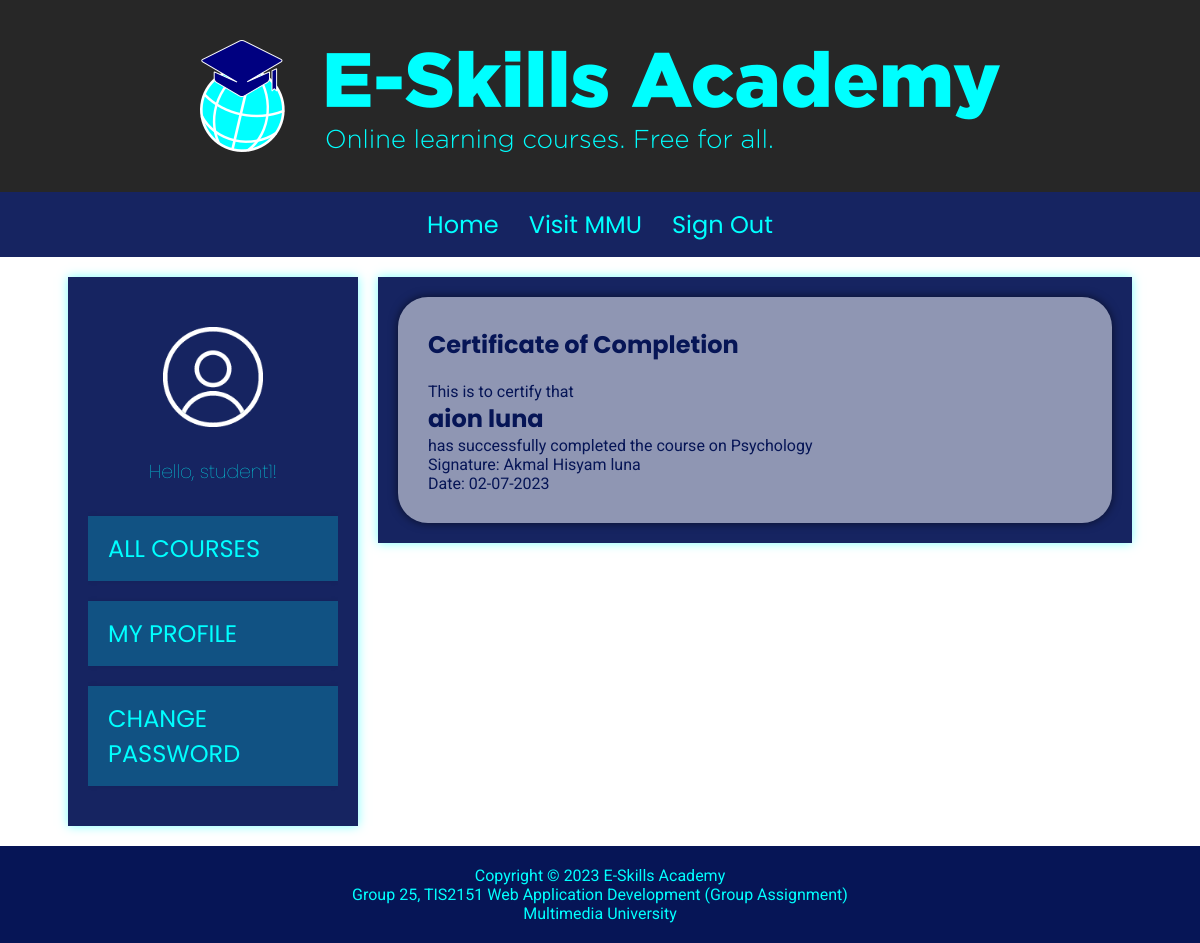
/courseview_certificate.php?course_id=5&student_id=11&course_name=Psychology&instructor_id=11 (signed in), run on the app's committed database.
### tables this page shows
CREATE TABLE `users` (
  `user_id` int(11) NOT NULL,
  `user_name` varchar(50) NOT NULL,
  `password` varchar(30) DEFAULT NULL,
  `email` varchar(50) NOT NULL,
  `first_name` varchar(30) NOT NULL,
  `last_name` varchar(30) NOT NULL,
  `date_of_birth` date DEFAULT NULL,
  `address` varchar(150) DEFAULT NULL,
  `phone_number` int(20) DEFAULT NULL,
  `user_type` varchar(10) DEFAULT NULL
);

CREATE TABLE `certificate` (
  `certificate_id` int(11) NOT NULL,
  `course_id` int(11) NOT NULL,
  `student_id` int(11) NOT NULL,
  `creation_date_time` datetime NOT NULL DEFAULT current_timestamp(),
  `completion` text NOT NULL DEFAULT 'incomplete',
  `completion_date` date DEFAULT NULL
);

### pageContent/courseview_certificate.php (the view)
<?php
$user_id = $_SESSION['user_id'];
$instructor_id = $_GET['instructor_id'];
$course_name = $_GET['course_name'];
$course_id = $_GET['course_id'];
$student_id = $_GET['student_id'];
$stmt = mysqli_stmt_init($con);
$sql = "SELECT * FROM users WHERE user_id = ?";
mysqli_stmt_prepare($stmt, $sql);
mysqli_stmt_bind_param($stmt, "i", $user_id);
mysqli_stmt_execute($stmt);
$result = mysqli_stmt_get_result($stmt);
$row = mysqli_fetch_assoc($result);
$first_name = $row['first_name'];
$last_name = $row['last_name'];
$stmt = mysqli_stmt_init($con);
$sql = "SELECT * FROM instructor WHERE instructor_id = ?";
mysqli_stmt_prepare($stmt, $sql);
mysqli_stmt_bind_param($stmt, "i", $instructor_id);
mysqli_stmt_execute($stmt);
$result = mysqli_stmt_get_result($stmt);
$row = mysqli_fetch_assoc($result);
$instructor_user_id = $row['user_id'];
$stmt = mysqli_stmt_init($con);
$sql = "SELECT * FROM users WHERE user_id = ?";
mysqli_stmt_prepare($stmt, $sql);
mysqli_stmt_bind_param($stmt, "i", $instructor_user_id);
mysqli_stmt_execute($stmt);
$result = mysqli_stmt_get_result($stmt);
$row = mysqli_fetch_assoc($result);
$instructor_fname = $row['first_name'];
$instructor_lname = $row['last_name'];
$stmt = mysqli_stmt_init($con);
$sql = "SELECT * FROM certificate WHERE student_id = ? AND course_id = ?";
mysqli_stmt_prepare($stmt, $sql);
mysqli_stmt_bind_param($stmt, "ii", $student_id,$course_id);
mysqli_stmt_execute($stmt);
$result = mysqli_stmt_get_result($stmt);
$row = mysqli_fetch_assoc($result);
$completion_date = $row['completion_date'];
?>
<div class="certificate">
    <h1>Certificate of Completion</h1>
    <div class="recipient">
        <p>This is to certify that</p>
        <h2><?php echo $first_name . ' ' . $last_name; ?></h2>
        <p>has successfully completed the course on <?php echo $course_name; ?></p>
    </div>
    <div class="signature">
        <p>Signature: <?php echo $instructor_fname . ' ' . $instructor_lname; ?></p>
        <p>Date: <?php echo date('d-m-Y', strtotime($completion_date)); ?></p>
    </div>
</div>

### css/styles.css (style rules this page uses)
* { font-family: "Poppins", sans-serif; color: #061556; box-sizing: border-box; }
html, body { position: relative; height: 100%; width: 100%; margin: 0; padding: 0; }
body { background-image: url(../images/body-background.jpg); background-size: cover; background-repeat: repeat-y; background-position: center center; }
.always-centered { display: flex; align-items: center; justify-content: center; }
p { font-family: "Roboto", sans-serif; text-align: justify; }
header { padding: 20px; background-color: #000000d8; }
header img { margin: 20px 30px; min-width: 30%; }
footer { display: block; background-color: #061556; padding: 20px; position: sticky; top: 100%; }
footer p { color: #00ffff; text-align: center; }
.navbar { background-color: #061556ee; font-size: 150%; }
.navbar ul { list-style-type: none; padding: 0px; margin: 0px; overflow: hidden; }
.navbar li { float: left; }
.navbar a { color: #00ffff; text-decoration: none; padding: 15px; display: block; text-align: center; }
.table.container h1 { color: #061556; text-align: left; margin-bottom: 20px; }

### data on the page
users: first_name "aion", last_name "luna"
users: first_name "Akmal Hisyam", last_name "luna"
certificate: completion_date "02-07-2023"

### other printed values
$_SESSION['user_name'] "student1"
$course_name "Psychology"
